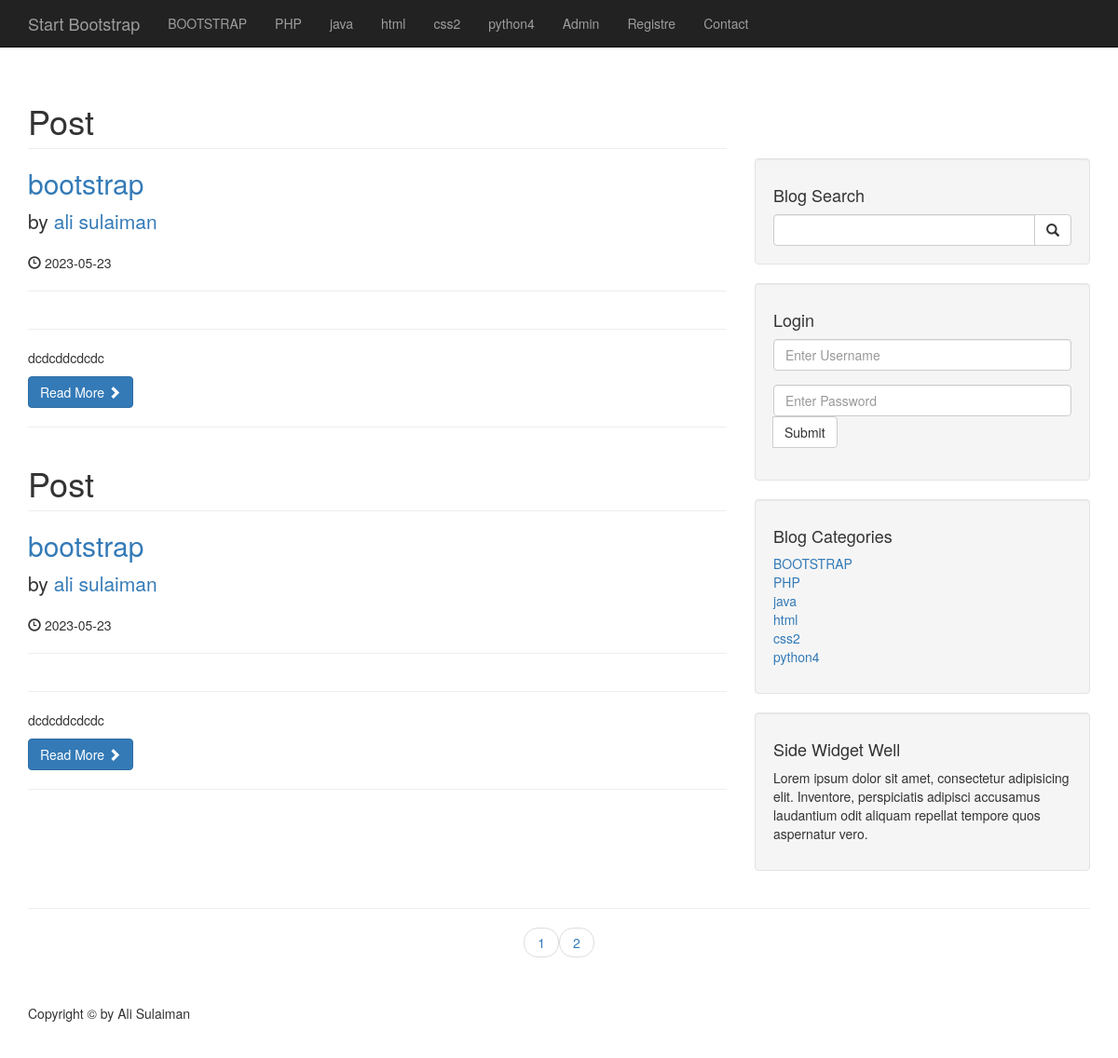
The page / on the database its author committed.
### tables this page shows
CREATE TABLE `categories` (
  `cat_id` int(11) NOT NULL,
  `cat_title` varchar(222) NOT NULL
);

CREATE TABLE `posts` (
  `post_id` int(3) NOT NULL,
  `post_category_id` int(3) NOT NULL,
  `post_title` varchar(255) NOT NULL,
  `post_author` varchar(255) NOT NULL,
  `post_user` varchar(255) NOT NULL,
  `post_date` date NOT NULL,
  `post_image` text NOT NULL,
  `post_content` text NOT NULL,
  `post_tags` varchar(255) NOT NULL,
  `post_comment_count` int(11) NOT NULL,
  `post_status` varchar(255) NOT NULL DEFAULT 'draft',
  `post_views_count` int(11) NOT NULL
);

### index.php (the view, shortened to what this page needs)
<!DOCTYPE html>
<html lang="en">
<?php  include "includes/header.php"  ?>
    <?php  include "includes/navigation.php"  ?>
    <div class="container">
        <div class="row">
            <div class="col-md-8">
             <?php
             $per_page=3;
            if(isset($_GET['page'])){
                     $per_page=3;
                $page=$_GET['page'];
            }else{
                $page="";
            }
            if($page == "" || $page == 1){
                $page_1=0;
            }else{
                $page_1=($page * $per_page) - $per_page;
            }
            if(isset($_SESSION['user_role']) && $_SESSION['user_role'] == 'admin'){
                $post_query_count="SELECT * FROM posts ";
             }else{
                $post_query_count="SELECT * FROM posts WHERE post_status = 'published'";
             }
           $find_count=mysqli_query($connection,$post_query_count);
           $count=mysqli_num_rows($find_count);
           if($count < 1){
            echo "<h2>NO POSTS</h2>";
           }else{
             $query="SELECT * FROM posts LIMIT $page_1,$per_page";
             $select_all_postss_query=mysqli_query($connection,$query);
            while($row=mysqli_fetch_assoc($select_all_postss_query)){
                $post_id=$row['post_id'];
                 $post_title=$row['post_title'];
                 $post_content=substr($row['post_content'],0,100);
                 $post_date=$row['post_date'];
                 $post_author=$row['post_user'];
            ?>
                <h1 class="page-header">
                   Post
                </h1>
                <h2>
                    <a href="post/<?php echo $post_id?>"><?php echo $post_title?></a>
                </h2>
                <p class="lead">
                    by <a href="author_posts.php?author=<?php echo $post_author?>&p_id=<?php echo $post_id?>"><?php echo $post_author?></a>
                </p>
                <p><span class="glyphicon glyphicon-time"></span> <?php echo $post_date?></p>
                <hr>
                <hr>
                <p><?php echo $post_content?></p>
                <a class="btn btn-primary" href="post.php?p_id=<?php echo $post_id?>">Read More <span class="glyphicon glyphicon-chevron-right"></span></a>
                <hr>
              <?php } }?>
            </div>
            <?php  include "includes/sidebar.php"  ?>
        <hr>
        <ul class="pager">
        <?php
        for($i=1; $i<=$count; $i++) {
        if($i == $page){
            echo "<li><a class='active_link' href='index.php?page=$i'>$i</a></li>";
        }else{
            echo "<li><a href='index.php?page=$i'>$i</a></li>";
        }
        }
        ?>
        </ul>
        <?php  include "includes/footer.php"  ?>

### includes/navigation.php (shortened to what this page needs)
<nav class="navbar navbar-inverse navbar-fixed-top" role="navigation">
    <div class="container">
        <div class="navbar-header">
                <a class="navbar-brand" href="/cms">Start Bootstrap</a>
            </div>
        <div class="collapse navbar-collapse" id="bs-example-navbar-collapse-1">
            <ul class="nav navbar-nav">
                <?php
                $query="SELECT * FROM categories";
                $select_all_categories_query=mysqli_query($connection,$query);
                while($row=mysqli_fetch_assoc($select_all_categories_query)){
                    $cat_title=$row['cat_title'];
                    $cat_id=$row['cat_id'];
                    $category_class= '';
                    $registretion_class='';
                    echo "<li class='$category_class'><a href='/cms/category/{$cat_id}'>{$cat_title}</a></li>";
                }
                ?>
                    <li>
                        <a href="/cms/admin">Admin</a>
                    </li>
                    <li   class="<?php  echo $registretion_class; ?>">
                        <a href="/cms/registration">Registre</a>
                    </li>
                    <li>
                        <a href="/cms/contact">Contact</a>
                    </li>
            </ul>
        </div>
        </div>
</nav>

### includes/sidebar.php
<div class="col-md-4">
<div class="well" style="margin-top: 100px;">
    <h4>Blog Search</h4>
    <form action="search.php" method="post">
    <div class="input-group">
        <input name="search" type="text" class="form-control">
        <span class="input-group-btn">
            <button class="btn btn-default" type="submit"name="submit">
                <span class="glyphicon glyphicon-search"></span>
        </button>
        </span>
    </div>
</form>
</div>
<div class="well">
    <h4>Login</h4>
    <form action="includes/login.php" method="post">
    <div class="form-group">
        <input name="username" type="text" class="form-control" placeholder="Enter Username">
    </div>
    <div class="form-group">
        <input name="password" type="text" class="form-control" placeholder="Enter Password">
        <span class="input-group-btn">
            <button class="btn btn-default" type="login" name="login">
                Submit
        </button>
        </span>
    </div>
</form>
</div>
<div class="well">
<?php
                $query="SELECT * FROM categories";
                $select_categories_sidebar=mysqli_query($connection,$query);
                ?>
    <h4>Blog Categories</h4>
    <div class="row">
        <div class="col-lg-12">
            <ul class="list-unstyled">
            <?php
             while($row=mysqli_fetch_assoc( $select_categories_sidebar)){
                $cat_title=$row['cat_title'];
                $cat_id=$row['cat_id'];
                echo "<li><a href='category.php?category={$cat_id}'>{$cat_title}</a></li>";
            }
            ?>
            </ul>
        </div>
    </div>
</div>
<div class="well">
    <h4>Side Widget Well</h4>
    <p>Lorem ipsum dolor sit amet, consectetur adipisicing elit. Inventore, perspiciatis adipisci accusamus laudantium odit aliquam repellat tempore quos aspernatur vero.</p>
</div>
</div>
</div>

### css/blog-home.css (style rules this page uses)
body { padding-top: 70px; }

### rows shown on the page
categories: cat_title "BOOTSTRAP"
categories: cat_title "PHP"
categories: cat_title "java"
categories: cat_title "html"
categories: cat_title "css2"
categories: cat_title "python4"
posts: post_title "bootstrap", post_user "ali sulaiman", post_date "2023-05-23", post_content "dcdcddcdcdc"
posts: post_title "bootstrap", post_user "ali sulaiman", post_date "2023-05-23", post_content "dcdcddcdcdc"
